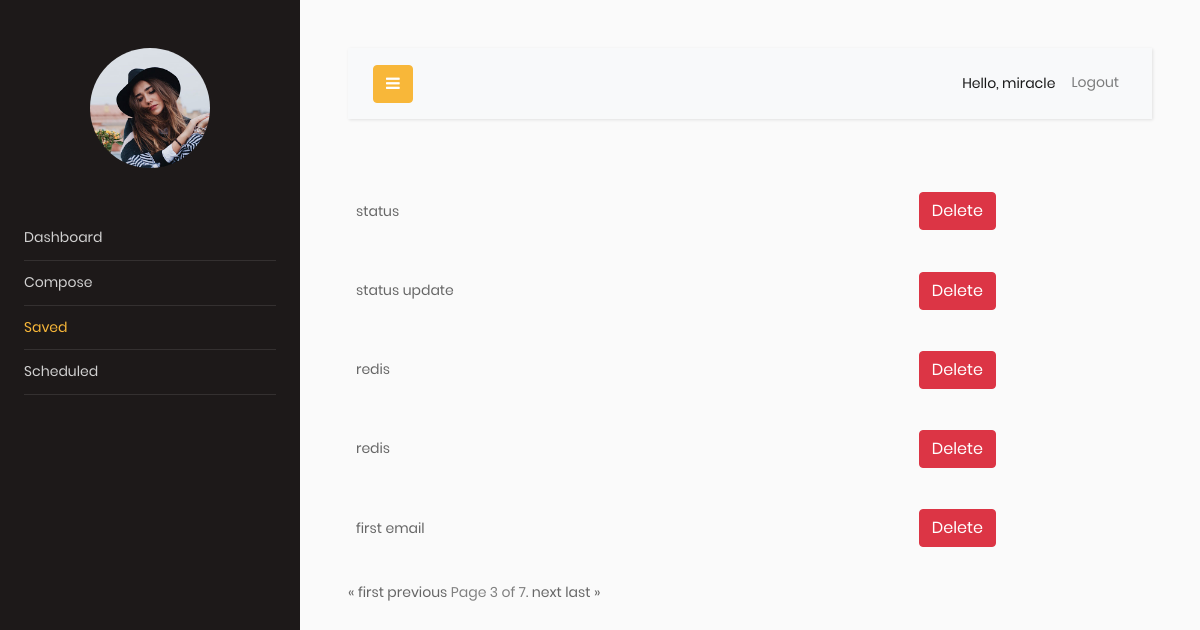
/saved/?page=3 (signed in), run on the app's committed database.
### emailscheduler/models.py (models this page shows)
class Compose(models.Model):
    user = models.ForeignKey(User, on_delete=models.CASCADE, related_name="emaillist", null=True)
    To = models.EmailField()
    cc = models.EmailField(blank=True, null=True)
    bcc = models.EmailField(blank=True, null=True)
    subject = models.CharField(max_length=200, blank=True, null=True)
    body = RichTextField(blank=True, null=True)
    date_time = models.DateTimeField(blank=True, null=True)
    draft = models.BooleanField(default=True)
    def __str__(self):
        return self.subject

### emailscheduler/views.py (the view)
# urls.py: path("saved/", views.saved, name="saved"),
def saved(request):
    emaillist= Compose.objects.filter(user=request.user)
    paginator = Paginator(emaillist,5)
    page_number = request.GET.get('page')
    page_obj = paginator.get_page(page_number)
    return render(request, 'saved.html',{"emaillist":emaillist,'page_obj': page_obj})

### templates/saved.html (shortened to what this page needs)
<!DOCTYPE html>
<html lang="en">
<head>
    {% extends 'base.html' %}
{% block content %}
{% for email in page_obj %}
    <table><td style="width: 70%">
<a href="{% url 'showsaved' email.id %}">
    {{ email }}
</a></td>
        <td><a class="btn btn-danger" href="{% url 'delete' email.id %}" size="10">Delete</a></td><br/>
    </table>
{% endfor %}<br/>
    <div class="pagination">
    <span class="step-links">
        {% if page_obj.has_previous %}
            <a href="?page=1">&laquo; first</a>
            <a href="?page={{ page_obj.previous_page_number }}">previous</a>
        {% endif %}
        <span class="current">
            Page {{ page_obj.number }} of {{ page_obj.paginator.num_pages }}.
        </span>
        {% if page_obj.has_next %}
            <a href="?page={{ page_obj.next_page_number }}">next</a>
            <a href="?page={{ page_obj.paginator.num_pages }}">last &raquo;</a>
        {% endif %}
    </span>
</div>
{% endblock content %}

### templates/base.html (shortened to what this page needs)
<!DOCTYPE html>
<html lang="en">
<head>
      {% load static %}
      {% load bootstrap5 %}
		<link rel="stylesheet" href="https://stackpath.bootstrapcdn.com/font-awesome/4.7.0/css/font-awesome.min.css">
		<link rel="stylesheet" href="{%  static 'css/style.css' %}">
        <link rel="stylesheet" href="{% static 'css/main.css' %}">
</head>
<body>
		<div class="wrapper d-flex align-items-stretch">
			<nav id="sidebar">
				<div class="p-4 pt-5">
                    <a href="#" class="img logo rounded-circle mb-5" style="background-image: url({% static 'images/logo.jpg' %})"></a>
	        <ul class="list-unstyled components mb-5" id="menulist">
	          <li class="drop active" id="/">
                  <a href="{% url "home" %}">Dashboard</a>
	          </li>
	          <li class="drop" id="/compose/">
	              <a href="{% url "compose" %}">Compose</a>
	          </li>
	          <li class="drop" id="/saved/">
              <a href="{% url "saved" %}">Saved</a>
	          </li>
	          <li class="drop" id="/scheduled/">
              <a href="{% url 'scheduled' %}">Scheduled</a>
	          </li>
	        </ul>
                </div>
            </nav>
        <div id="content" class="p-4 p-md-5">
        <nav class="navbar navbar-expand-lg navbar-light bg-light">
          <div class="container-fluid">
            <button type="button" id="sidebarCollapse" class="btn btn-primary">
              <i class="fa fa-bars"></i>
            </button>
            <div class="collapse navbar-collapse" id="navbarSupportedContent">
              <ul class="nav navbar-nav ml-auto">
                <li class="nav-item active">
                    <span class="nav-link">Hello, {{ request.user }}</span>
                </li>
                <li class="nav-item">
                    <a class="nav-link" href="{% url 'signout' %}"> Logout</a>
                </li>
              </ul>
            </div>
          </div>
        </nav>
            {% block content %}{% endblock %}
            </div>
        </div>
  </body>
</html>

### static/css/main.css (style rules this page uses)
* { margin: 0px; padding: 0px; box-sizing: border-box; }
body, html { height: 100%; font-family: Poppins-Regular, sans-serif; }
a { font-family: Poppins-Regular; font-size: 14px; line-height: 1.7; color: #666666; margin: 0px; transition: all 0.4s; -webkit-transition: all 0.4s; -o-transition: all 0.4s; -moz-transition: all 0.4s; }
ul, li { margin: 0px; list-style-type: none; }
button { outline: none !important; border: none; background: transparent; }

### templates/saved.html (style rules this page uses)
table { border-collapse: collapse; width: 100%; }
th, td { text-align: left; padding: 8px; }

### data on the page
Compose: subject "status"
Compose: subject "status update"
Compose: subject "redis"
Compose: subject "redis"
Compose: subject "first email"

### other printed values
{{ request.user }} "miracle"
{{ page_obj.number }} "3"
{{ page_obj.paginator.num_pages }} "7"
